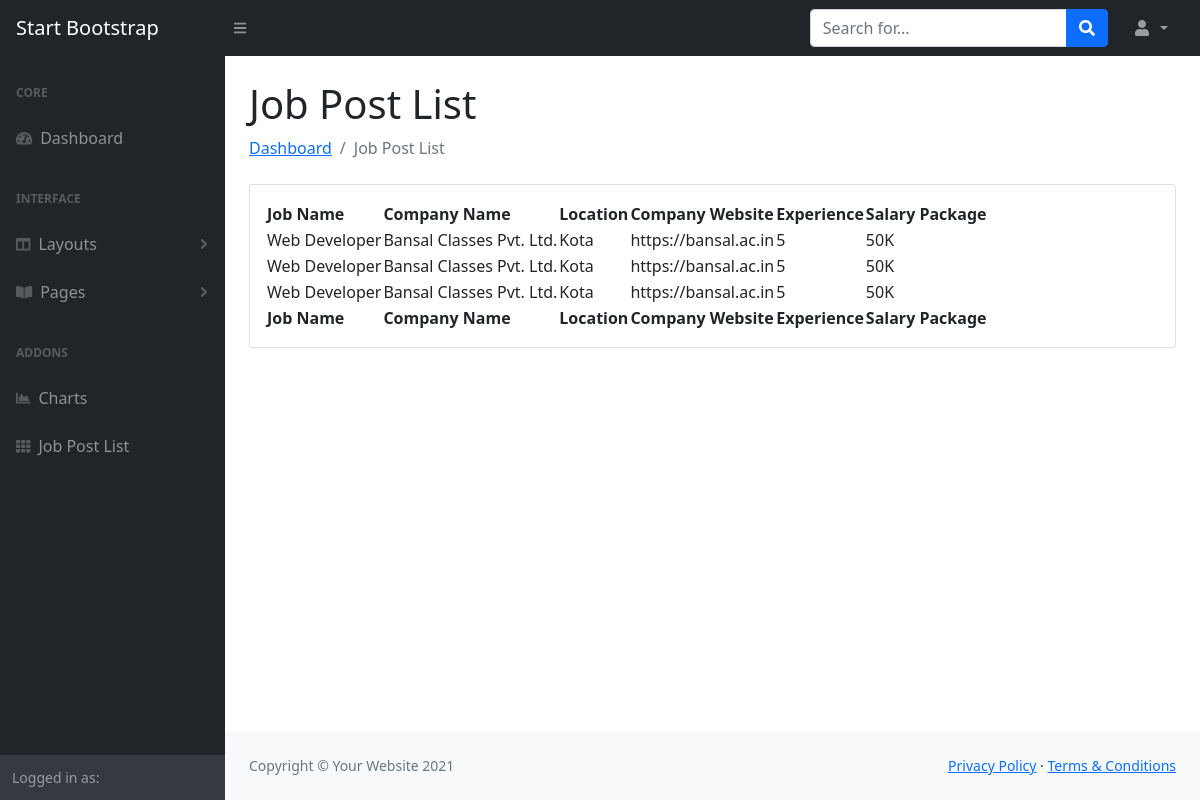
/jobpostlistpage/, run on the app's committed database.
### app/models.py (models this page shows)
class JobDetails(models.Model):
    company_id = models.ForeignKey(Company,on_delete=models.CASCADE)
    jobname = models.CharField (max_length=250)
    companyname = models.CharField (max_length=250)
    companyaddress = models.CharField (max_length=250)
    jobdescription = models.CharField (max_length=500)
    qualification = models.CharField (max_length=250)
    responsibilies = models.CharField(max_length=250)
    location = models.CharField (max_length=250)
    companywebsite = models.CharField (max_length=250)
    companyemail = models.CharField (max_length=250)
    companycontact = models.CharField (max_length=20)
    salarypackage = models.CharField (max_length=250)
    experience = models.IntegerField()

### app/views.py (the view)
# urls.py: path("jobpostlistpage/",views.JobListPage,name="jobpostlist"),
def JobListPage(request):
    all_job = JobDetails.objects.all()
    return render(request,"app/company/jobpostlist.html",{'all_job':all_job})

### app/templates/app/company/jobpostlist.html
{% extends "app/company/base1.html" %}
{% block content %}
                <main>
                    <div class="container-fluid px-4">
                        <h1 class="mt-4">Job Post List</h1>
                        <ol class="breadcrumb mb-4">
                            <li class="breadcrumb-item"><a href="index.html">Dashboard</a></li>
                            <li class="breadcrumb-item active">Job Post List</li>
                        </ol>
                        <div class="card mb-4">
                            <div class="card-body">
                                <table id="datatablesSimple">
                                    <thead>
                                        <tr>
                                            <th>Job Name</th>
                                            <th>Company Name</th>
                                            <th>Location</th>
                                            <th>Company Website</th>
                                            <th>Experience</th>
                                            <th>Salary Package</th>
                                        </tr>
                                    </thead>
                                    <tfoot>
                                        <tr>
                                            <th>Job Name</th>
                                            <th>Company Name</th>
                                            <th>Location</th>
                                            <th>Company Website</th>
                                            <th>Experience</th>
                                            <th>Salary Package</th>
                                        </tr>
                                    </tfoot>
                                    {% if all_job %}
                                    <tbody>
                                        {% for i in all_job %}
                                        <tr>
                                            <td>{{i.jobname}}</td>
                                            <td>{{i.companyname}}</td>
                                            <td>{{i.location}}</td>
                                            <td>{{i.companywebsite}}</td>
                                            <td>{{i.experience}}</td>
                                            <td>{{i.salarypackage}}</td>
                                        </tr>
                                        {% endfor %}
                                    </tbody>
                                    {% endif %}
                                </table>
                            </div>
                        </div>
                    </div>
                </main>
{% endblock %}

### app/templates/app/company/base1.html (shortened to what this page needs)
{% load static %}
<!DOCTYPE html>
<html lang="en">
    <head>
        <link href="https://cdn.jsdelivr.net/npm/simple-datatables@latest/dist/style.css" rel="stylesheet" />
        <link href="{% static '/company/css/styles.css' %}" rel="stylesheet" />
    </head>
    <body class="sb-nav-fixed">
        <nav class="sb-topnav navbar navbar-expand navbar-dark bg-dark">
            <a class="navbar-brand ps-3" href="index.html">Start Bootstrap</a>
            <button class="btn btn-link btn-sm order-1 order-lg-0 me-4 me-lg-0" id="sidebarToggle" href="#!"><i class="fas fa-bars"></i></button>
            <form class="d-none d-md-inline-block form-inline ms-auto me-0 me-md-3 my-2 my-md-0">
                <div class="input-group">
                    <input class="form-control" type="text" placeholder="Search for..." aria-label="Search for..." aria-describedby="btnNavbarSearch" />
                    <button class="btn btn-primary" id="btnNavbarSearch" type="button"><i class="fas fa-search"></i></button>
                </div>
            </form>
            <ul class="navbar-nav ms-auto ms-md-0 me-3 me-lg-4">
                <li class="nav-item dropdown">
                    <a class="nav-link dropdown-toggle" id="navbarDropdown" href="#" role="button" data-bs-toggle="dropdown" aria-expanded="false"><i class="fas fa-user fa-fw"></i>{{ request.session.firstname }} {{ request.session.lastname }}</a>
                </li>
            </ul>
        </nav>
        <div id="layoutSidenav">
            <div id="layoutSidenav_nav">
                <nav class="sb-sidenav accordion sb-sidenav-dark" id="sidenavAccordion">
                    <div class="sb-sidenav-menu">
                        <div class="nav">
                            <div class="sb-sidenav-menu-heading">Core</div>
                            <a class="nav-link" href="index.html">
                                <div class="sb-nav-link-icon"><i class="fas fa-tachometer-alt"></i></div>
                                Dashboard
                            </a>
                            <div class="sb-sidenav-menu-heading">Interface</div>
                            <a class="nav-link collapsed" href="#" data-bs-toggle="collapse" data-bs-target="#collapseLayouts" aria-expanded="false" aria-controls="collapseLayouts">
                                <div class="sb-nav-link-icon"><i class="fas fa-columns"></i></div>
                                Layouts
                                <div class="sb-sidenav-collapse-arrow"><i class="fas fa-angle-down"></i></div>
                            </a>
                            <a class="nav-link collapsed" href="#" data-bs-toggle="collapse" data-bs-target="#collapsePages" aria-expanded="false" aria-controls="collapsePages">
                                <div class="sb-nav-link-icon"><i class="fas fa-book-open"></i></div>
                                Pages
                                <div class="sb-sidenav-collapse-arrow"><i class="fas fa-angle-down"></i></div>
                            </a>
                            <div class="sb-sidenav-menu-heading">Addons</div>
                            <a class="nav-link" href="charts.html">
                                <div class="sb-nav-link-icon"><i class="fas fa-chart-area"></i></div>
                                Charts
                            </a>
                            <a class="nav-link" href="{% url 'jobpostlist' %}">
                                <div class="sb-nav-link-icon"><i class="fas fa-th"></i></div>
                                Job Post List
                            </a>
                        </div>
                    </div>
                    <div class="sb-sidenav-footer">
                        <div class="small">Logged in as:</div>
                    </div>
                </nav>
            </div>
            <div id="layoutSidenav_content">
                {% block content %}
                {% endblock %}
                <footer class="py-4 bg-light mt-auto">
                    <div class="container-fluid px-4">
                        <div class="d-flex align-items-center justify-content-between small">
                            <div class="text-muted">Copyright &copy; Your Website 2021</div>
                            <div>
                                <a href="#">Privacy Policy</a>
                                &middot;
                                <a href="#">Terms &amp; Conditions</a>
                            </div>
                        </div>
                    </div>
                </footer>
            </div>
        </div>
    </body>
</html>

### data on the page
JobDetails: jobname "Web Developer", companyname "Bansal Classes Pvt. Ltd.", location "Kota", companywebsite "https://bansal.ac.in", experience "5", salarypackage "50K"
JobDetails: jobname "Web Developer", companyname "Bansal Classes Pvt. Ltd.", location "Kota", companywebsite "https://bansal.ac.in", experience "5", salarypackage "50K"
JobDetails: jobname "Web Developer", companyname "Bansal Classes Pvt. Ltd.", location "Kota", companywebsite "https://bansal.ac.in", experience "5", salarypackage "50K"
